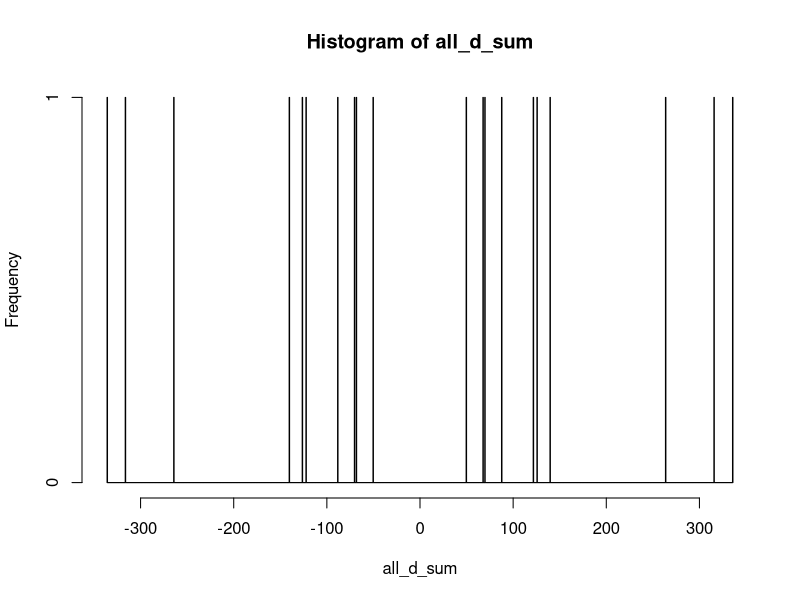
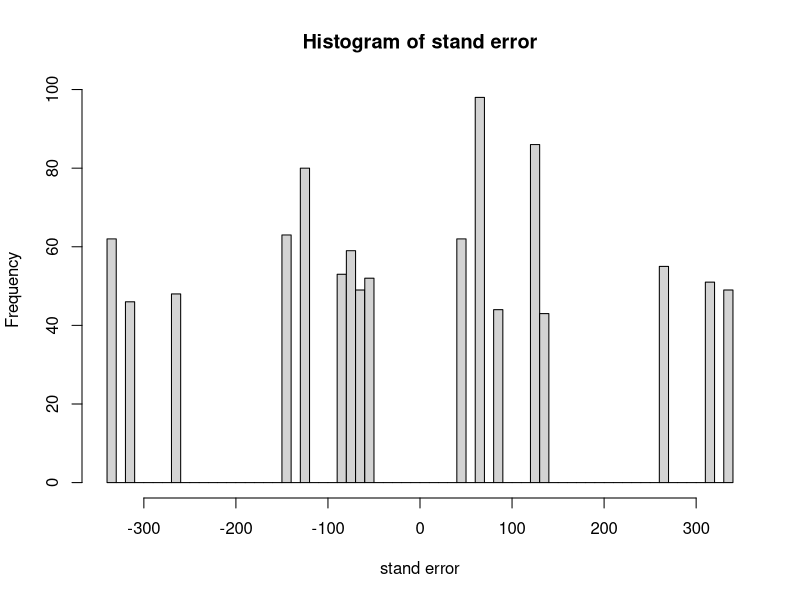

Recreate these plots in R, in order.
## ---- chunk 1
#Permutation test
#兩試驗樣本數相同下進行
#原本資料計算
library(dplyr)
library(knitr)
A<-c(256,159,149);A
B<-c(54,123,247);B
D<-A[]-B[];D<-matrix(D,ncol = length(A))
#A與B資料的差異和
D_sum<-apply(D,1,sum)
#各種排列數差異和計算
W<-c(A,B)
W<-matrix(data = W,ncol =length(W) )
W_sum<-apply(W,1,sum)
cb_W<- combn(W,3)
cb_A_sum<-apply(cb_W,2,sum)
cb_B_sum=NULL
n=NULL
for(i in 1:choose(length(W),length(W)/2)){
  n=W_sum-cb_A_sum[i]
  cb_B_sum=c(cb_B_sum,n)
}
all_d_sum<-cb_A_sum-cb_B_sum
#將所有排列差異和按照順序列出
all_d_sum <- matrix(sort(all_d_sum),ncol = 5,byrow = T)
print(all_d_sum)
#畫直方圖
hist(all_d_sum,breaks = 2000)
#計算P值(計算有幾種可能使得兩者的差異絕對值不小於觀察差異)
p_value<-2*sum(1*(D_sum<=all_d_sum)/choose(length(W),length(W)/2))
p_value
#統計模擬看看
W
s_d=NULL
P_hat_value=NULL
sd_p_hat=NULL
for (j in 1:1000) {
  s_d=NULL
  for(i in 1:1000){
   x <- sample(W,3)
   sx <- sum(x)
   sy <- sum(W)-sum(x)
   sd <- sx-sy
   s_d=c(s_d,sd)
}
p_hat_value <- 2*sum(1*(D_sum<=s_d[-1]))/1000
P_hat_value = c(P_hat_value,p_hat_value)
}
sort(P_hat_value)
P_hat_value <- sum(P_hat_value)/1000
sd_p_hat <- (p_hat_value*(1-p_hat_value))/1000
print(paste('P hat value :' , P_hat_value))
print(paste('stand error of p hat :' ,sd_p_hat))
hist(s_d,breaks = 50,main="Histogram of stand error",xlab = "stand error")

